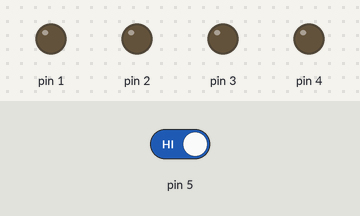
Bench run of a sketch on a simulated Arduino Uno, built with avr-gcc and run on an emulated ATmega328P. Parts: output pins drawn as LEDs (lit = HIGH). Inputs (shaded band) come from the test bench; at power-on: pin 5 HIGH.

Above: at 1.2 s.
1.3 s: pin 5 driven LOW
At 2.5 s:
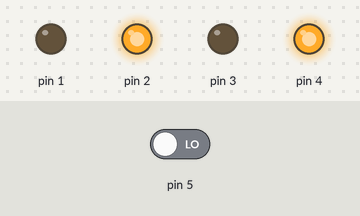
2.8 s: pin 5 driven HIGH
At 3.8 s:
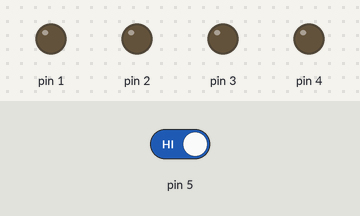
Timing chart, 0 to 5.8 s (numbered marks = the images above; inputs shaded):
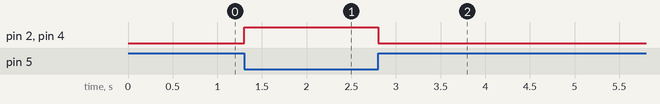

The sketch:

robot_control_via_input.ino
```cpp
int c=0;
void setup() {
  pinMode(1,OUTPUT);
  pinMode(2,OUTPUT);
  pinMode(3,OUTPUT);
  pinMode(4,OUTPUT);
  pinMode(5,INPUT);
  c = digitalRead(5);

}
void forward()
{

    digitalWrite(1,0);
    digitalWrite(2,1);
    digitalWrite(3,0);
    digitalWrite(4,1);

}

 void tostop()
  {
    digitalWrite(1,0);
    digitalWrite(2,0);
    digitalWrite(3,0);
    digitalWrite(4,0);
  }

void loop() {
 c = digitalRead(5);
if(c==0)
{
  forward();
}
else if(c==1)
{
  tostop();
}

  }
```

Measured:
- after the input at 1.3 s, pin 2, pin 4: LOW → HIGH at once
- after the input at 2.8 s, pin 2, pin 4: HIGH → LOW at once
